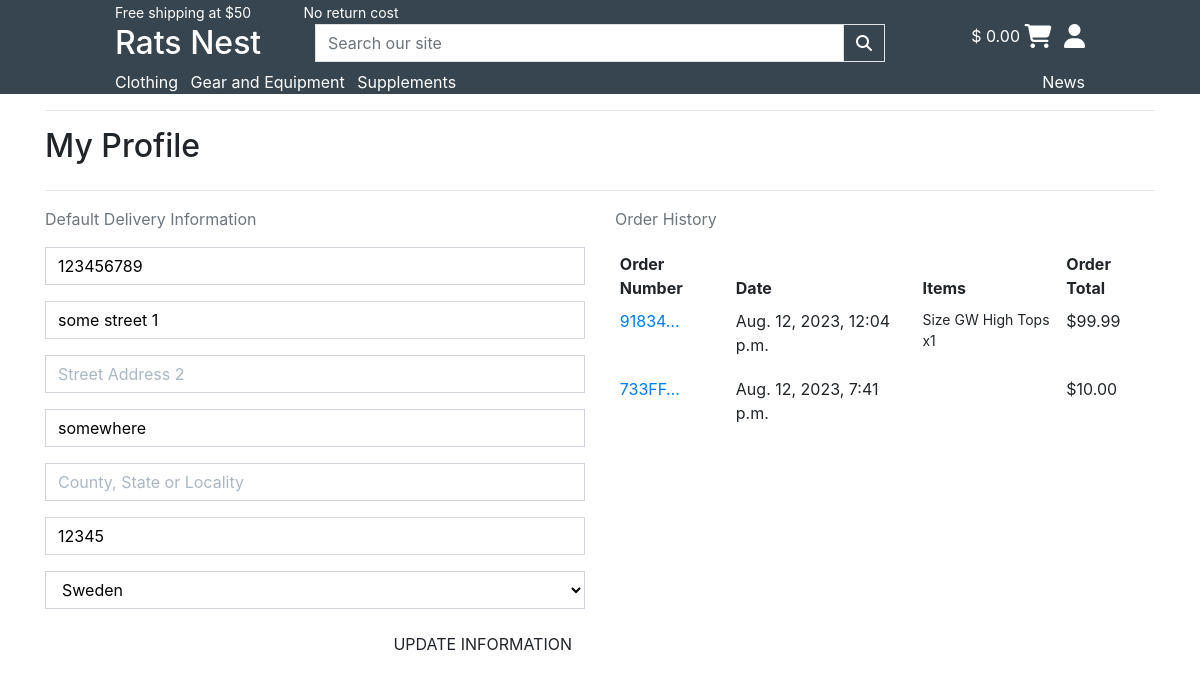
The page /profile/ (signed in) on the database as committed earlier.
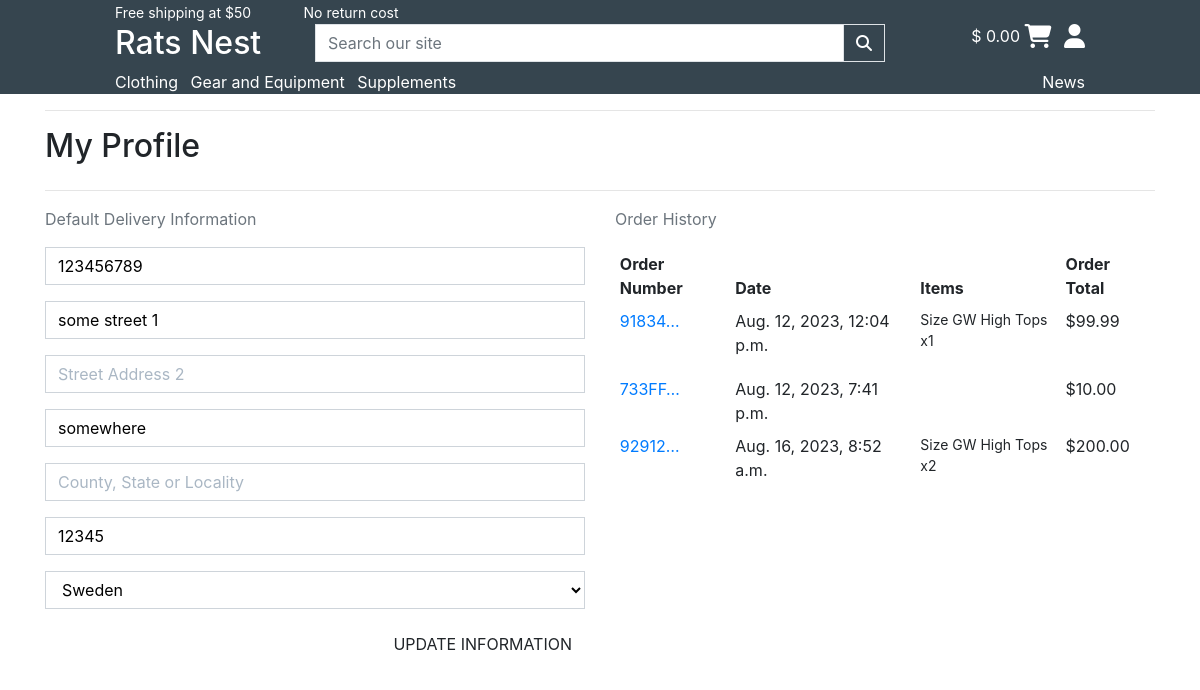
The same page on the database as committed later.
### profiles/models.py (models this page shows, shortened)
class UserProfile(models.Model):
    user = models.OneToOneField(
        User, on_delete=models.CASCADE
    )
    default_phone_number = models.CharField(
        max_length=20, null=True, blank=True
    )
    default_street_address1 = models.CharField(
        max_length=80, null=True, blank=True
    )
    default_street_address2 = models.CharField(
        max_length=80, null=True, blank=True
    )
    default_town_or_city = models.CharField(
        max_length=40, null=True, blank=True
    )
    default_county = models.CharField(
        max_length=80, null=True, blank=True
    )
    default_postcode = models.CharField(
        max_length=20, null=True, blank=True
    )
    default_country = CountryField(
        blank_label='Country', null=True, blank=True
    )

### checkout/models.py (models this page shows, shortened)
class Order(models.Model):
    order_number = models.CharField(
        max_length=32, null=False, editable=False
    )
    user_profile = models.ForeignKey(
        UserProfile, on_delete=models.SET_NULL,
        null=True, blank=True, related_name='orders'
    )
    full_name = models.CharField(
        max_length=50, null=False, blank=False
    )
    email = models.EmailField(
        max_length=254, null=False, blank=False
    )
    phone_number = models.CharField(
        max_length=20, null=False, blank=False
    )
    country = CountryField(
        blank_label='Country *', null=False, blank=False
    )
    postcode = models.CharField(
        max_length=20, null=True, blank=True
    )
    town_or_city = models.CharField(
        max_length=40, null=False, blank=False
    )
    street_address1 = models.CharField(
        max_length=80, null=False, blank=False
    )
    street_address2 = models.CharField(
        max_length=80, null=True, blank=True
    )
    county = models.CharField(
        max_length=80, null=True, blank=True
    )
    date = models.DateTimeField(
        auto_now_add=True
    )
    delivery_cost = models.DecimalField(
        max_digits=6, decimal_places=2, null=False, default=0
    )
    order_total = models.DecimalField(
        max_digits=10, decimal_places=2, null=False, default=0
    )
    grand_total = models.DecimalField(
        max_digits=10, decimal_places=2, null=False, default=0
    )
    original_bag = models.TextField(
        null=False, blank=False, default=''
    )
    stripe_pid = models.CharField(
        max_length=254, null=False, blank=False, default=''
    )

class OrderLineItem(models.Model):
    order = models.ForeignKey(
        Order, null=False, blank=False,
        on_delete=models.CASCADE, related_name='lineitems'
    )
    product = models.ForeignKey(
        Product, null=False, blank=False,
        on_delete=models.CASCADE
    )
    product_size = models.CharField(
        max_length=2, null=True, blank=True
    )
    quantity = models.IntegerField(
        null=False, blank=False, default=0
    )
    lineitem_total = models.DecimalField(
        max_digits=6, decimal_places=2,
        null=False, blank=False, editable=False
    )

### products/models.py (models this page shows, shortened)
class Common(models.Model):
    name = models.CharField(max_length=254)
    class Meta:
        abstract = True

class Product(Common):
    class Meta:
        verbose_name_plural = 'Products'
    brand = models.ForeignKey('Brand', null=True, on_delete=models.SET_NULL)
    category = models.ForeignKey('Category', null=True, blank=True, on_delete=models.SET_NULL)
    domain = models.IntegerField(null=True, blank=True)
    sku = models.CharField(max_length=254, null=True, blank=True)
    description = models.TextField()
    price = models.DecimalField(max_digits=6, decimal_places=2)
    rating = models.DecimalField(max_digits=6, decimal_places=2, null=True, blank=True)
    image_url = models.URLField(max_length=1024, null=True, blank=True)
    image = models.ImageField(null=True, blank=True)
    m_or_f = models.CharField(null=True, max_length=254, choices=M_OR_F)
    color = models.ForeignKey('Color', null=True, blank=True, on_delete=models.SET_NULL)
    has_sizes = models.BooleanField(default=False, null=True, blank=True)

### profiles/views.py (the view)
# urls.py: path('', views.profile, name='profile'),
def profile(request):
    profile = get_object_or_404(UserProfile, user=request.user)
    if request.method == 'POST':
        form = UserProfileForm(request.POST, instance=profile)
        if form.is_valid():
            form.save()
            messages.success(request, 'Profile updated successfully')
    form = UserProfileForm(instance=profile)
    orders = profile.orders.all()
    template = 'profiles/profile.html'
    context = {
        'form': form,
        'orders': orders,
        'on_profile_page': True
    }
    return render(request, template, context)

### profiles/forms.py
class UserProfileForm(forms.ModelForm):
    class Meta:
        model = UserProfile
        exclude = ('user',)
    def __init__(self, *args, **kwargs):
        super().__init__(*args, **kwargs)
        placeholders = {
            'default_phone_number': 'Phone Number',
            'default_postcode': 'Postal Code',
            'default_town_or_city': 'Town or City',
            'default_street_address1': 'Street Address 1',
            'default_street_address2': 'Street Address 2',
            'default_county': 'County, State or Locality',
        }
        self.fields['default_phone_number'].widget.attrs['autofocus'] = True
        for field in self.fields:
            if field != 'default_country':
                if self.fields[field].required:
                    placeholder = f'{placeholders[field]} *'
                else:
                    placeholder = placeholders[field]
                self.fields[field].widget.attrs['placeholder'] = placeholder
            self.fields[field].widget.attrs['class'] = 'border-black rounded-0 profile-form-input'
            self.fields[field].label = False

### bag/contexts.py (called while the page is built, shortened)
def bag_contents(request):
    bag_items = []
    total = 0
    product_count = 0
    bag = request.session.get('bag', {})
    if total < settings.FREE_DELIVERY_THRESHOLD:
        delivery = total * Decimal(settings.STANDARD_DELIVERY_PERCENTAGE / 100)
        free_delivery_delta = settings.FREE_DELIVERY_THRESHOLD - total
    else:
        delivery = 0
        free_delivery_delta = 0
    grand_total = delivery + total
    context = {
        'bag_items': bag_items,
        'total': total,
        'product_count': product_count,
        'delivery': delivery,
        'free_delivery_delta': free_delivery_delta,
        'free_delivery_threshold': settings.FREE_DELIVERY_THRESHOLD,
        'grand_total': grand_total,
    }
    return context

### profiles/templates/profiles/profile.html (shortened to what this page needs)
{% extends "base.html" %}
{% load static %}
{% block extra_css %}
    <link rel="stylesheet" href="{% static 'profiles/css/profile.css' %}">
{% endblock extra_css %}
{% block content %}
    <div class="container">
        <div class="row">
            <div class="col">
                <hr>
                <h2 class="logo-font mb-4">My Profile</h2>
                <hr>
            </div>
        </div>
        <div class="row">
            <div class="col-12 col-lg-6">
                <p class="text-muted">Default Delivery Information</p>
                <form class="mt-3" action="{% url 'profile' %}" method="POST" id="profile-update-form">
                    {{ form|crispy }}
                    <button class="btn btn-black rounded-0 text-uppercase float-right">Update Information</button>
                </form>
            </div>
            <div class="col-12 col-lg-6">
                <p class="text-muted">Order History</p>
                <div class="order-history table-responsive">
                    <table class="table table-sm table-borderless">
                        <thead>
                            <tr>
                                <th>Order Number</th>
                                <th>Date</th>
                                <th>Items</th>
                                <th>Order Total</th>
                            </tr>
                        </thead>
                        <tbody>
                            {% for order in orders %}
                                <tr>
                                    <td>
                                        <a href="{% url 'order_history' order.order_number %}"
                                        title="{{ order.order_number }}">
                                            {{ order.order_number|truncatechars:6 }}
                                        </a>
                                    </td>
                                    <td>{{ order.date }}</td>
                                    <td>
                                        <ul class="list-unstyled">
                                            {% for item in order.lineitems.all %}
                                                <li class="small">
                                                    {% if item.product.has_sizes %}
                                                        Size {{ item.product.size|upper }}
                                                    {% endif %}{{ item.product.name }} x{{ item.quantity }}
                                                </li>
                                            {% endfor %}
                                        </ul>
                                    </td>
                                    <td>${{ order.grand_total }}</td>
                                </tr>
                            {% endfor %}
                        </tbody>
                    </table>
                </div>
            </div>
        </div>
    </div>
{% endblock content %}

### templates/base.html (shortened to what this page needs)
{% load static %}
<!doctype html>
<html lang="en">
    <head>
        {% block corecss %}
            <link rel="stylesheet" href="https://cdn.jsdelivr.net/npm/bootstrap@4.6.2/dist/css/bootstrap.min.css"
            >
            <link rel="stylesheet" href="{% static 'css/base.css' %}">
        {% endblock corecss %}
        {% block extra_css %}
        {% endblock extra_css %}
    </head>
    <body>
        <header class="bg-charcoal container-fluid">
            <div class="row top-header d-none d-md-block">
                <div class="col-11 offset-1">
                    <p class="text-white mb-0">
                        <small class="mr-5">Free shipping at $50</small>
                        <small>No return cost</small>
                    </p>
                </div>
            </div>
            <div class="row mid-header">
                <div class="col-5 col-md-3 col-lg-2 offset-md-1">
                    <h2 class="text-white d-none d-md-block">Rats Nest</h2>
                </div>
                <div class="col-12 col-md-6 d-none d-md-block">
                    <form method="get" action="{% url 'products' %}">
                        <div class="input-group w-100">
                            <input class="form-control border border-black rounded-0" type="text" name="q" placeholder="Search our site">
                            <div class="input-group-append">
                                <button class="form-control btn btn-black border border-black rounded-0" type="submit">
                                    <span class="icon">
                                        <i class="fas fa-search text-white"></i>
                                    </span>
                                </button>
                            </div>
                        </div>
                    </form>
                </div>
                <div class="col-5 col-md-2 text-right pt-2 pt-md-0">
                    <p class="text-white d-inline">
                    {% if grand_total %}
                        $ {{ grand_total|floatformat:2 }}
                    {% else %}
                        $ 0.00
                    {% endif %}
                    </p>
                    <a class="text-white text-decoration-none" href="{% url 'view_bag' %}">
                        <i class="fa-solid fa-cart-shopping fa-xl text-white hover-coral"></i>
                    </a>
                    <div class="dropdown show d-inline-block">
                        <a href="#" role="button" id="user-dropdown" data-toggle="dropdown" aria-haspopup="true" aria-expanded="false">
                            <i class="fa-solid fa-user fa-xl text-white ml-2 hover-coral"></i>
                        </a>
                    </div>
                </div>
            </div>
            <div class="row lower-header d-none d-md-flex">
                <div class="col-5 offset-1 d-none d-md-block">
                    <a class="text-white pr-2 hover-coral" href="{% url 'products' %}?domain=1">Clothing</a>
                    <a class="text-white pr-2 hover-coral" href="{% url 'products' %}?domain=2">Gear and Equipment</a>
                    <a class="text-white pr-2 hover-coral" href="{% url 'products' %}?domain=3">Supplements</a>
                </div>
                <div class="col-5 text-white text-right">
                    <a class="text-white pl-2 hover-coral" href="">News</a>
                </div>
            </div>
        </header>
        {% block content %}
        {% endblock content %}
    </body>
</html>

### static/css/base.css (style rules this page uses)
.bg-charcoal { background-color: #36454F !important; }

### profiles/static/profiles/css/profile.css (style rules this page uses)
select, input, option { width: 280px; font-size: 20px; }
.order-history { max-height: 416px; overflow-y: auto; }
#profile-update-form .form-control { color: #000; }
#profile-update-form input::placeholder { color: #aab7c4; }
#id_default_country, #id_default_country option:not(:first-child) { color: #000; }

Rows that differ between the two databases and show on the page:
added Order: order_number "92912…", date "Aug. 16, 2023, 8:52 a.m.", grand_total "200.00"
added OrderLineItem: product.name "GW High Tops", quantity "2", shown under "92912…"
